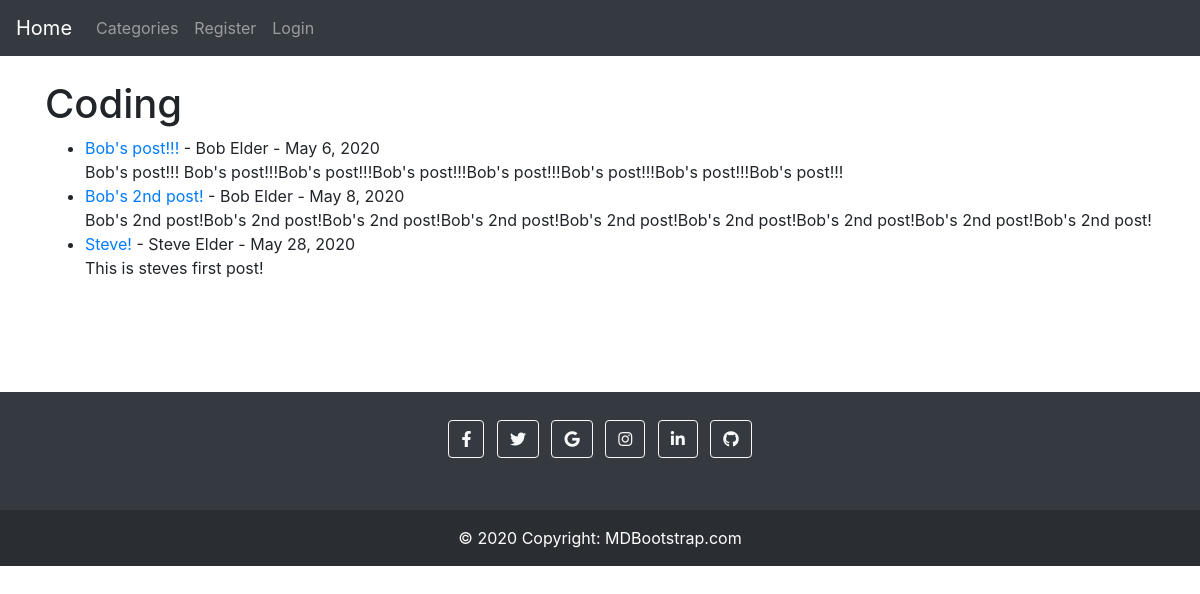
/category/coding/, run on the app's committed database.
### theblog/models.py (models this page shows, shortened)
class Post(models.Model):
	title = models.CharField(max_length=255)
	header_image = models.ImageField(null=True, blank=True, upload_to="images/")
	title_tag = models.CharField(max_length=255)
	author = models.ForeignKey(User, on_delete=models.CASCADE)
	body = RichTextField(blank=True, null=True)
	post_date = models.DateField(auto_now_add=True)
	category = models.CharField(max_length=255, default='coding')
	snippet = models.CharField(max_length=255)
	likes = models.ManyToManyField(User, related_name='blog_posts')

### theblog/views.py (the view)
# urls.py: path('category/<str:cats>/', CategoryView, name='category'),
def CategoryView(request, cats):
	category_posts = Post.objects.filter(category=cats.replace('-', ' '))
	return render(request, 'categories.html', {'cats':cats.replace('-', ' ').title(), 'category_posts':category_posts})

### theblog/templates/categories.html (shortened to what this page needs)
{% extends 'base.html' %}
{% block content %}
{% if category_posts %}
	<h1>{{ cats }}</h1>
	<ul>
	{% for post in category_posts %}
		<li><a href="{% url 'article-detail' post.pk %}">{{ post.title }}</a>
			- {{ post.author.first_name }} {{ post.author.last_name }} -
			{{ post.post_date }}  <br/>
		{{ post.body|slice:":200"|safe }}</li>
	{% endfor %}
	</ul>
{% else %}
	<h2>Sorry this page does not exist...</h2>
{% endif %}
{% endblock %}

### data on the page
Post: title "Bob's post!!!", author.first_name "Bob", author.last_name "Elder", post_date "May 6, 2020", body "Bob's post!!! Bob's post!!!Bob's post!!!Bob's post!!!Bob's post!!!Bob's post!!!Bob's post!!!Bob's post!!!"
Post: title "Bob's 2nd post!", author.first_name "Bob", author.last_name "Elder", post_date "May 8, 2020", body "Bob's 2nd post!Bob's 2nd post!Bob's 2nd post!Bob's 2nd post!Bob's 2nd post!Bob's 2nd post!Bob's 2nd post!Bob's 2nd post!Bob's 2nd post!"
Post: title "Steve!", author.first_name "Steve", author.last_name "Elder", post_date "May 28, 2020", body "This is steves first post!"

### other printed values
{{ cats }} "Coding"
